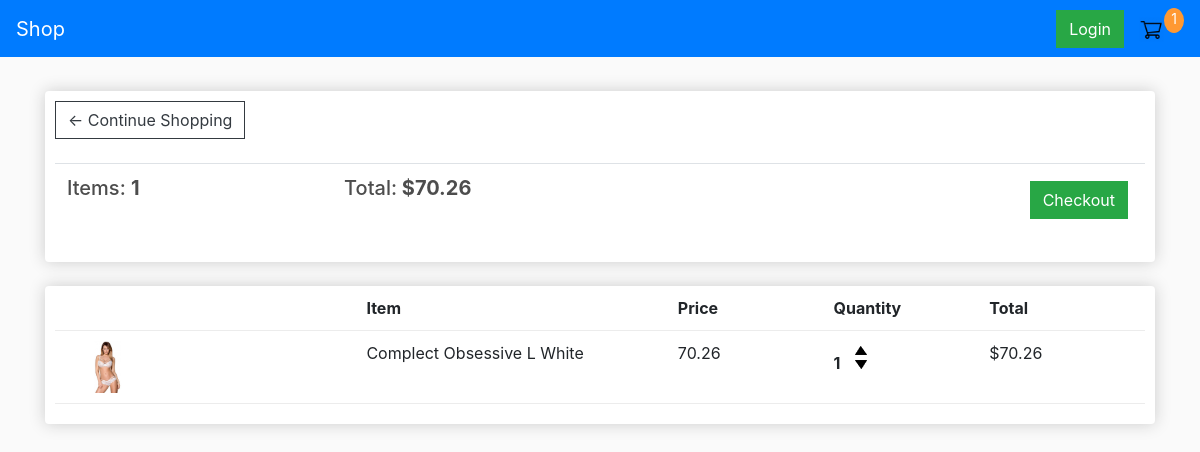
The page /cart_list/ (signed in) on the database as committed earlier.
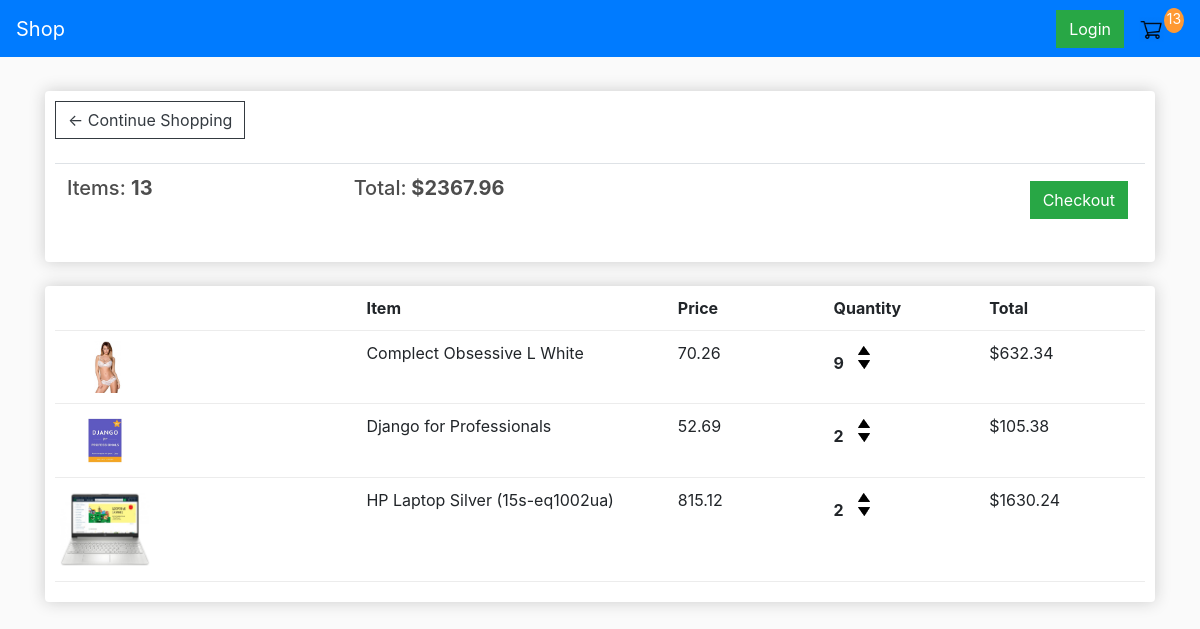
The same page on the database as committed later.
### shop/models.py (models this page shows, shortened)
class Order(models.Model):
    customer = models.ForeignKey(Customer, on_delete=models.SET_NULL, null=True, blank=True)
    date_ordered = models.DateTimeField(auto_now_add=True)
    complete = models.BooleanField(default=False)
    transaction_id = models.CharField(max_length=100, null=True)
    @property
    def get_cart_total(self):
        orderitems = self.orderitem_set.all()
        total = sum([item.get_total for item in orderitems])
        return total
    @property
    def get_cart_items(self):
        orderitems = self.orderitem_set.all()
        total = sum([item.quantity for item in orderitems])
        return total

class OrderItem(models.Model):
    product = models.ForeignKey(Product, on_delete=models.SET_NULL, null=True)
    order = models.ForeignKey(Order, on_delete=models.SET_NULL, null=True)
    quantity = models.IntegerField(default=0, null=True, blank=True)
    date_added = models.DateTimeField(auto_now_add=True)
    @property
    def get_total(self):
        total = self.product.price * self.quantity
        return total

class Product(models.Model):
    name = models.CharField(max_length=200)
    price = models.FloatField()
    digital = models.BooleanField(default=False,null=True, blank=True)
    image = models.ImageField(null=True, blank=True)
    @property
    def imageURL(self):
        try:
            url = self.image.url
        except:
            url = ''
        return url

### shop/views.py (the view)
# urls.py: path('cart_list/', views.cart_list, name="cart_list"),
def cart_list(request):
    data = cart_list_data(request)
    cartItems = data['cartItems']
    order = data['order']
    items = data['items']
    context = {'items': items, 'order': order, 'cartItems': cartItems}
    return render(request, 'shop/cart_list.html', context)

### shop/utils.py (called while the page is built)
def cart_list_data(request):
    if request.user.is_authenticated:
        customer = request.user.customer
        order, created = Order.objects.get_or_create(customer=customer, complete=False)
        items = order.orderitem_set.all()
        cartItems = order.get_cart_items
    else:
        cookieData = cookieCart(request)
        cartItems = cookieData['cartItems']
        order = cookieData['order']
        items = cookieData['items']
    return {"cartItems": cartItems, "order": order, "items": items}

### shop/templates/shop/Cart_list.html
{% extends 'shop/main.html' %}
{% load static %}
{% block content %}
<div class="row">
    <div class="col-lg-12">
        <div class="box-element">
            <a  class="btn btn-outline-dark" href="{% url 'shop' %}">&#x2190; Continue Shopping</a>
            <br>
            <br>
            <table class="table">
                <tr>
                    <th><h5>Items: <strong>{{order.get_cart_items}}</strong></h5></th>
                    <th><h5>Total:<strong> ${{order.get_cart_total|floatformat:2}}</strong></h5></th>
                    <th>
                        <a  style="float:right; margin:5px;" class="btn btn-success" href="{% url 'checkout' %}">Checkout</a>
                    </th>
                </tr>
            </table>
        </div>
        <br>
        <div class="box-element">
            <div class="cart-row">
                <div style="flex:2"></div>
                <div style="flex:2"><strong>Item</strong></div>
                <div style="flex:1"><strong>Price</strong></div>
                <div style="flex:1"><strong>Quantity</strong></div>
                <div style="flex:1"><strong>Total</strong></div>
            </div>
            {% for item in items %}
            <div class="cart-row">
                <div style="flex:2"><img class="row-image" src="{{ item.product.imageURL }}"></div>
                <div style="flex:2"><p>{{ item.product.name }}</p></div>
                <div style="flex:1"><p>{{ item.product.price|floatformat:2 }}</p></div>
                <div style="flex:1">
                    <p class="quantity">{{ item.quantity }}</p>
                    <div class="quantity">
                        <img data-product="{{ item.product.id }}" data-action="add" class="chg-quantity update-cart" src="{% static  'images/arrow-up.png' %}">
                        <img data-product="{{ item.product.id }}" data-action="remove" class="chg-quantity update-cart" src="{% static  'images/arrow-down.png' %}">
                    </div>
                </div>
                <div style="flex:1"><p>${{ item.get_total }}</p></div>
            </div>
            {% endfor %}
        </div>
    </div>
</div>
{% endblock content %}

### shop/templates/shop/Main.html (shortened to what this page needs)
<!DOCTYPE html>
{% load static %}
<html lang="en">
  <head>
    <link
      rel="stylesheet"
      href="https://cdn.jsdelivr.net/npm/bootstrap@4.6.0/dist/css/bootstrap.min.css"
    />
    <link rel="stylesheet" type="text/css" href="{% static 'css/main.css' %}" />
  </head>
  <body>
    <nav class="navbar navbar-expand-lg navbar-dark bg-primary">
      <a class="navbar-brand" href="{% url 'shop' %}">Shop</a>
      <div class="collapse navbar-collapse" id="navbarSupportedContent">
        <div class="form-inline my-2 my-lg-0">
          <a href="#" class="btn btn-success">Login</a>
          <a href="{% url 'cart_list' %}">
            <img id="cart-icon" src="{% static 'images/cart.png' %}" />
          </a>
          <p id="cart-total">{{cartItems}}</p>
        </div>
      </div>
    </nav>
    <div class="container">
      <br />
      {% block content %} {% endblock content %}
    </div>
  </body>
</html>

### shop/static/css/main.css (style rules this page uses)
body { background-color: hsl(0, 0%, 98%); }
h1,h2,h3,h4,h5,h6 { color:hsl(0, 0%, 30%); }
.box-element { box-shadow:hsl(0, 0%, 80%) 0 0 16px; background-color: #fff; border-radius: 4px; padding: 10px; }
#cart-icon { width:25px; display: inline-block; margin-left: 15px; }
#cart-total { display: block; text-align: center; color:#fff; background-color: #ff9933; width: 20px; height: 25px; border-radius: 50%; font-size: 14px; }
.col-lg-4, .col-lg-6, .col-lg-8, .col-lg-12 { margin-top: 10px; }
.btn { border-radius: 0; }
.row-image { width: 100px; }
.cart-row { display: flex; align-items: flex-stretch; padding-bottom: 10px; margin-bottom: 10px; border-bottom: 1px solid #ececec; }
.quantity { display: inline-block; font-weight: 700; padding-right:10px; }
.chg-quantity { width: 12px; cursor: pointer; display: block; margin-top: 5px; transition:.1s; }

Rows that differ between the two databases and show on the page:
changed through a linked row, Order: get_cart_items "1" → "13"; get_cart_total "70.26" → "2367.96"
changed OrderItem "Complect Obsessive L White": quantity "1" → "9"; get_total "70.26" → "632.34"
added OrderItem: product.imageURL (picture), product.name "Django for Professionals", product.price "52.69", quantity "2", get_total "105.38"
added OrderItem: product.imageURL (picture), product.name "HP Laptop Silver (15s-eq1002ua)", product.price "815.12", quantity "2", get_total "1630.24"
Other text that changed with them:
{{ cartItems }}: "1" → "13"
